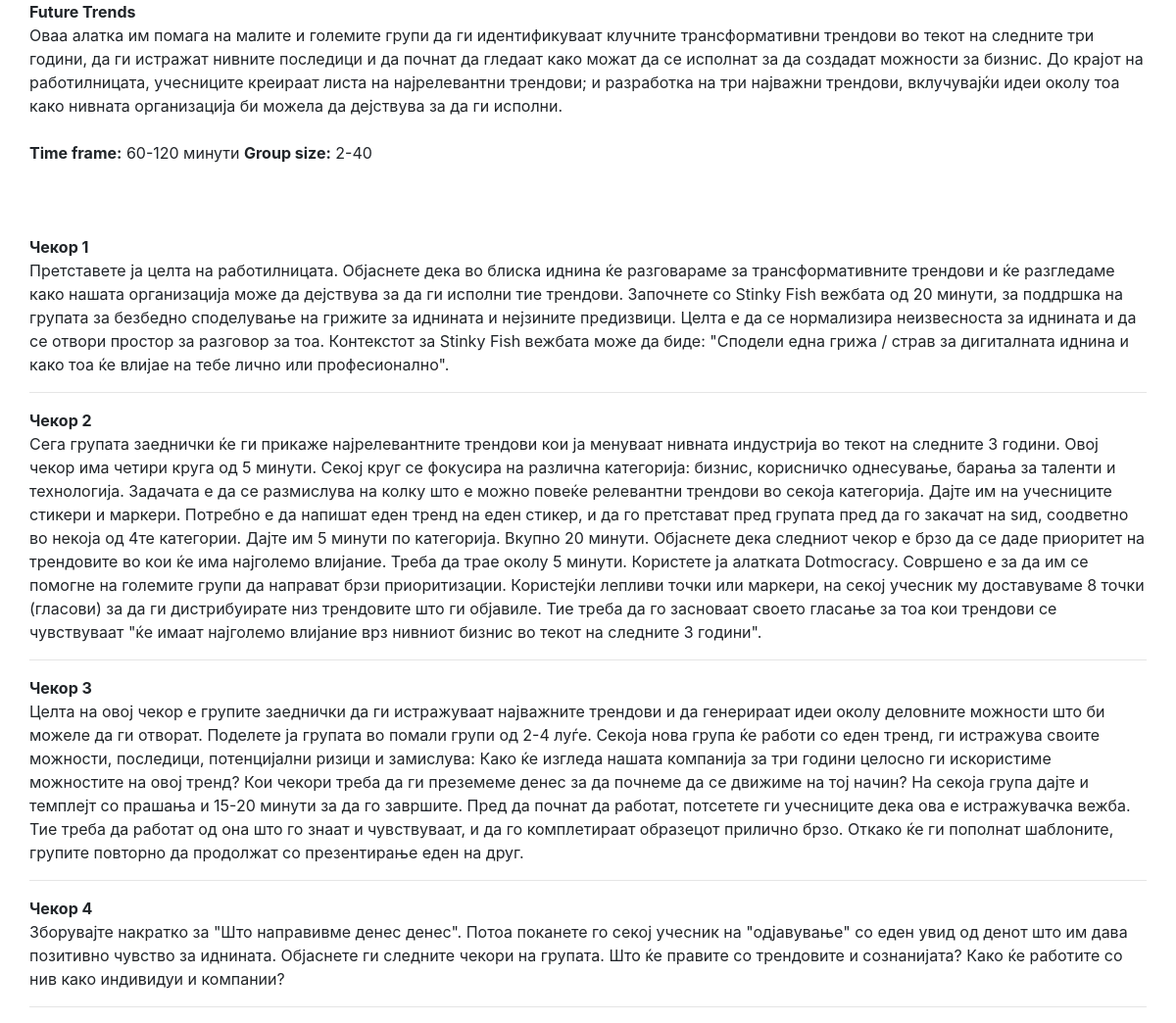
Screenshot of /Page/SinglePage.php?gameId=4 with the database file from the repository.
### tables this page shows
CREATE TABLE `game` (
  `id` int(11) NOT NULL,
  `name` varchar(1000) DEFAULT NULL,
  `category` varchar(255) DEFAULT NULL,
  `time_frame` varchar(20) DEFAULT NULL,
  `group_size` varchar(20) DEFAULT NULL,
  `image_name` varchar(255) DEFAULT NULL,
  `facility_level` varchar(255) DEFAULT NULL,
  `description` text
);

CREATE TABLE `step` (
  `id` int(11) NOT NULL,
  `description` text,
  `step_order` int(11) DEFAULT NULL,
  `game_id` int(11) DEFAULT NULL
);

### Function/functions.php (called while the page is built, shortened)
<?php
function getGame($gameId) {
    $dbServername = "localhost";
    $dbUsername = "root";
    $dbPassword ="";
    $dbName = "brainster_box";
    $pdo = new PDO('mysql:host='.$dbServername.';dbname='.$dbName.';charset=utf8', $dbUsername, $dbPassword);
    $stmt = $pdo->prepare("SELECT game.`name`, game.`facility_level`,
                                  game.`description`, game.`time_frame`, game.`group_size`
                           FROM `game` WHERE game.`id` = ? ");
    $stmt->execute([$gameId]);
    $game = $stmt->fetch();
    return $game;
}
function getSteps($step) {
    $dbServername = "localhost";
    $dbUsername = "root";
    $dbPassword ="";
    $dbName = "brainster_box";
    $pdo = new PDO('mysql:host='.$dbServername.';dbname='.$dbName.';charset=utf8', $dbUsername, $dbPassword);
    $stmt = $pdo->prepare("SELECT step.`description`, step.`step_order` FROM `step` INNER JOIN `game` ON step.`game_id` = game.`id` WHERE game.`id` = ? ORDER BY step.`step_order` ASC");
    $stmt->execute([$step]);
    $data = $stmt->fetchAll();
    return $data;
}

### Page/SinglePage.php (the view, shortened to what this page needs)
<?php
    include 'functions.php';
    $game = getGame($_GET['gameId']);
    $steps = getSteps($_GET['gameId']);
?>
<!DOCTYPE html>
<html>
<head>
    <link rel="stylesheet" type="text/css" media="screen" href="singlepage.css">
    <link rel="stylesheet" href="https://stackpath.bootstrapcdn.com/bootstrap/4.3.1/css/bootstrap.min.css">
    <link rel="stylesheet" href="https://cdnjs.cloudflare.com/ajax/libs/font-awesome/4.7.0/css/font-awesome.min.css">
</head>
<body >
    <div class="container-fluid">
        <div claas="row">
            <div class="container">
                <div class="row">
                    <div >
                         <?php
                                echo "<b>" . $game['name'] . "</b>";
                                echo "<br>";
                                echo $game['description'];
                                echo "<br>";
                                echo "<br>";
                                echo "<b>Time frame:</b> " . $game['time_frame'] .  " <b> Group size:</b> " . $game['group_size'];
                                echo "<br>";
                                echo "<br>";
                                echo "<br>";
                                echo "<br>";
                                foreach($steps as $k =>$step){
                                    echo "<b>Чекор " . $step['step_order'] . "</b>";
                                    echo "<br>";
                                    echo $step['description'];
                                    echo "<br>";
                                    echo "<hr>";
                                }
                        ?>
                    </div>
                </div>
            </div>
        </div>
    </div>
</body>
</html>

### CSS/singlepage.css (style rules this page uses)
body { font-family: 'Times New Roman', Times, serif; }

### rows the page displays
game: name "Future Trends", description "Оваа алатка им помага на малите и големите групи да ги идентификуваат клучните трансформативни трендови во текот на следните три години, да ги истражат нивните последици и да почнат да гледаат како можат да се исполнат за да создадат можности за бизнис. До крајот на работилницата, учесниците креираат листа на најрелевантни трендови; и разработка на три најважни трендови, вклучувајќи идеи околу тоа како нивната организација би можела да дејствува за да ги исполни.", time_frame "60-120 минути", group_size "2-40"
step: step_order "1", description "Претставете ја целта на работилницата. Објаснете дека во блиска иднина ќе разговараме за трансформативните трендови и ќе разгледаме како нашата организација може да дејствува за да ги исполни тие трендови. Започнете со Stinky Fish вежбата од 20 минути, за поддршка на групата за безбедно споделување на грижите за иднината и нејзините предизвици. Целта е да се нормализира неизвесноста за иднината и да се отвори простор за разговор за тоа. Контекстот за Stinky Fish вежбата може да биде: \"Сподели една грижа / страв за дигиталната иднина и како тоа ќе влијае на тебе лично или професионално\"."
step: step_order "2", description "Сега групата заеднички ќе ги прикаже најрелевантните трендови кои ја менуваат нивната индустрија во текот на следните 3 години. Овој чекор има четири круга од 5 минути. Секој круг се фокусира на различна категорија: бизнис, корисничко однесување, барања за таленти и технологија. Задачата е да се размислува на колку што е можно повеќе релевантни трендови во секоја категорија. Дајте им на учесниците стикери и маркери. Потребно е да напишат еден тренд на еден стикер, и да го претстават пред групата пред да го закачат на ѕид, соодветно во некоја од 4те категории. Дајте им 5 минути по категорија. Вкупно 20 минути. Објаснете дека следниот чекор е брзо да се даде приоритет на трендовите во кои ќе…"
step: step_order "3", description "Целта на овој чекор е групите заеднички да ги истражуваат најважните трендови и да генерираат идеи околу деловните можности што би можеле да ги отворат. Поделете ја групата во помали групи од 2-4 луѓе. Секоја нова група ќе работи со еден тренд, ги истражува своите можности, последици, потенцијални ризици и замислува: Како ќе изгледа нашата компанија за три години целосно ги искористиме можностите на овој тренд? Кои чекори треба да ги преземеме денес за да почнеме да се движиме на тој начин? На секоја група дајте и темплејт со прашања и 15-20 минути за да го завршите. Пред да почнат да работат, потсетете ги учесниците дека ова е истражувачка вежба. Тие треба да работат од она што го знаат и…"
step: step_order "4", description "Зборувајте накратко за \"Што направивме денес денес\". Потоа поканете го секој учесник на \"одјавување\" со еден увид од денот што им дава позитивно чувство за иднината. Објаснете ги следните чекори на групата. Што ќе правите со трендовите и сознанијата? Како ќе работите со нив како индивидуи и компании?"
